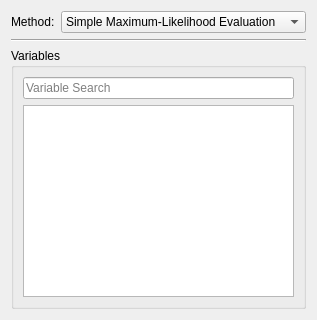
<?xml version="1.0" encoding="UTF-8"?>
<ui version="4.0">
 <class>Form</class>
 <widget class="QWidget" name="Form">
  <layout class="QVBoxLayout" name="verticalLayout">
   <item>
    <layout class="QFormLayout" name="layout_method">
     <item row="0" column="0">
      <widget class="QLabel" name="label_method">
       <property name="text">
        <string>Method:</string>
       </property>
      </widget>
     </item>
     <item row="0" column="1">
      <widget class="QComboBox" name="combo_process_type">
       <item>
        <property name="text">
         <string>Simple Maximum-Likelihood Evaluation</string>
        </property>
       </item>
       <item>
        <property name="text">
         <string>Varied Maximum-Likelihood Evaluation</string>
        </property>
       </item>
      </widget>
     </item>
    </layout>
   </item>
   <item>
    <widget class="Line" name="line">
     <property name="orientation">
      <enum>Qt::Horizontal</enum>
     </property>
    </widget>
   </item>
   <item>
    <widget class="QGroupBox" name="box_vars">
     <property name="title">
      <string>Variables</string>
     </property>
     <layout class="QVBoxLayout" name="verticalLayout_8">
      <item>
       <widget class="QLineEdit" name="search_field">
        <property name="placeholderText">
         <string>Variable Search</string>
        </property>
       </widget>
      </item>
      <item>
       <widget class="QTreeView" name="table">
        <property name="indentation">
         <number>0</number>
        </property>
        <attribute name="headerMinimumSectionSize">
         <number>100</number>
        </attribute>
       </widget>
      </item>
     </layout>
    </widget>
   </item>
  </layout>
 </widget>
 <resources/>
 <connections/>
</ui>
